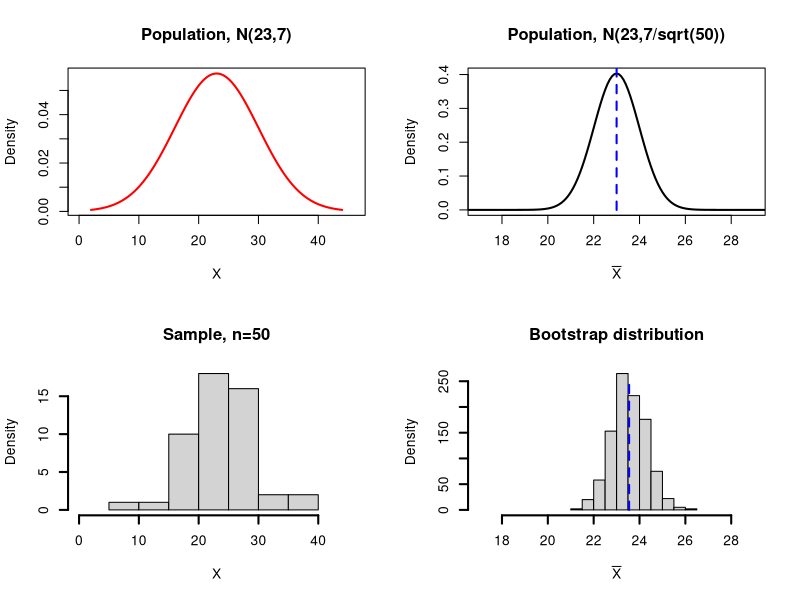

This figure's R source:
# Replicating Figure 5.2

par(mfrow=c(2,2))
u <- 23; sd<-7; n<-50; L<-u-3*sd; U<-u+3*sd
X <- seq(L,U,.1)
dat <- rnorm(n=n,mean=u,sd=sd)

B <- 1000
my.boot <- numeric(B)
for (i in 1:B)
{
  x <- sample(dat, size=50, replace=TRUE)   #draw resample 
  my.boot[i] <- mean(x)                     #compute mean, store in my.boot
}

plot(X,dnorm(X,mean=u,sd=sd), type="l", lwd=2, col="red", ylab="Density",
     main="Population, N(23,7)", xlim=c(0,46))
plot(X,dnorm(X,mean=u,sd=sd/sqrt(n)), type="l", lwd=2, col=1, ylab="Density",
     main="Population, N(23,7/sqrt(50))", , xlim=c(17,29), xlab=expression(bar(X)))
lines(c(u,u), c(0,1), col="blue", lwd=2, lty=2)
hist(dat,xlab="X",ylab="Density", xlim=c(0,46), lwd=2, main="Sample, n=50")
hist(my.boot,xlab=expression(bar(X)),ylab="Density", xlim=c(17,29), lwd=2, main="Bootstrap distribution")
boot.mean <- mean(my.boot)
lines(c(boot.mean, boot.mean), c(0,250), col="blue", lwd=2, lty=2)
